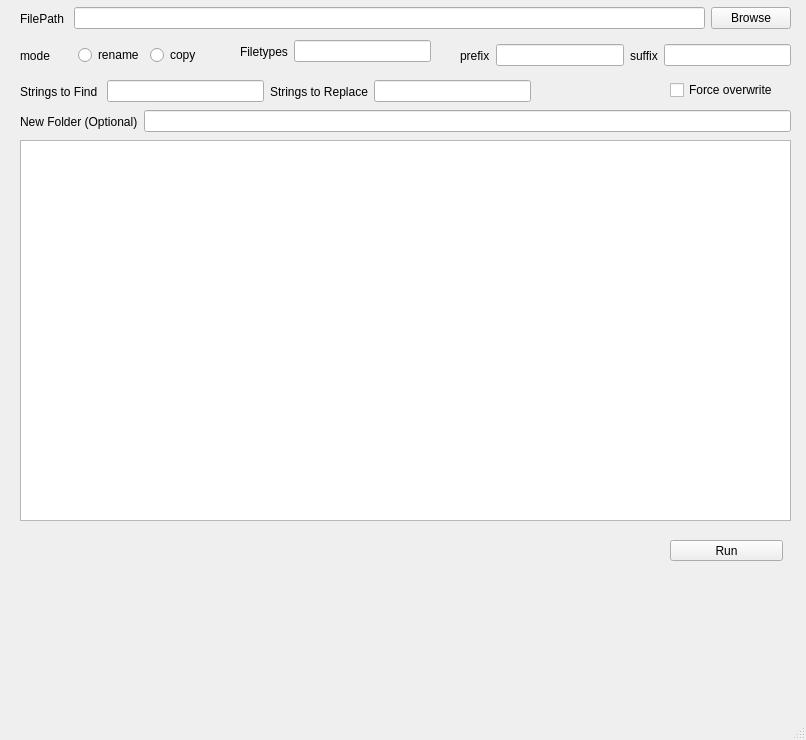
<?xml version="1.0" encoding="UTF-8"?>
<ui version="4.0">
 <class>MainWindow</class>
 <widget class="QMainWindow" name="MainWindow">
  <property name="geometry">
   <rect>
    <x>0</x>
    <y>0</y>
    <width>806</width>
    <height>740</height>
   </rect>
  </property>
  <property name="windowTitle">
   <string>MainWindow</string>
  </property>
  <widget class="QWidget" name="centralwidget">
   <widget class="QListWidget" name="listWidget">
    <property name="geometry">
     <rect>
      <x>20</x>
      <y>140</y>
      <width>771</width>
      <height>381</height>
     </rect>
    </property>
   </widget>
   <widget class="QPushButton" name="runBtn">
    <property name="geometry">
     <rect>
      <x>670</x>
      <y>540</y>
      <width>113</width>
      <height>21</height>
     </rect>
    </property>
    <property name="text">
     <string>Run</string>
    </property>
   </widget>
   <widget class="QWidget" name="verticalLayoutWidget">
    <property name="geometry">
     <rect>
      <x>20</x>
      <y>0</y>
      <width>771</width>
      <height>37</height>
     </rect>
    </property>
    <layout class="QHBoxLayout" name="horizontalLayout">
     <item>
      <widget class="QLabel" name="label_rename">
       <property name="text">
        <string>FilePath </string>
       </property>
      </widget>
     </item>
     <item>
      <widget class="QLineEdit" name="filepath"/>
     </item>
     <item>
      <widget class="QPushButton" name="browseBtn">
       <property name="text">
        <string>Browse</string>
       </property>
      </widget>
     </item>
    </layout>
   </widget>
   <widget class="QWidget" name="verticalLayoutWidget_2">
    <property name="geometry">
     <rect>
      <x>20</x>
      <y>40</y>
      <width>182</width>
      <height>31</height>
     </rect>
    </property>
    <layout class="QHBoxLayout" name="horizontalLayout_2">
     <item>
      <widget class="QLabel" name="label_2">
       <property name="text">
        <string>mode</string>
       </property>
      </widget>
     </item>
     <item>
      <widget class="QRadioButton" name="rename">
       <property name="text">
        <string>rename</string>
       </property>
      </widget>
     </item>
     <item>
      <widget class="QRadioButton" name="copy">
       <property name="maximumSize">
        <size>
         <width>300</width>
         <height>20</height>
        </size>
       </property>
       <property name="text">
        <string>copy</string>
       </property>
      </widget>
     </item>
    </layout>
   </widget>
   <widget class="QWidget" name="verticalLayoutWidget_3">
    <property name="geometry">
     <rect>
      <x>240</x>
      <y>40</y>
      <width>191</width>
      <height>23</height>
     </rect>
    </property>
    <layout class="QHBoxLayout" name="horizontalLayout_3">
     <item>
      <widget class="QLabel" name="label_filetype">
       <property name="maximumSize">
        <size>
         <width>200</width>
         <height>16777215</height>
        </size>
       </property>
       <property name="text">
        <string>Filetypes</string>
       </property>
      </widget>
     </item>
     <item>
      <widget class="QLineEdit" name="filetypes">
       <property name="maximumSize">
        <size>
         <width>200</width>
         <height>16777215</height>
        </size>
       </property>
      </widget>
     </item>
    </layout>
   </widget>
   <widget class="QWidget" name="verticalLayoutWidget_5">
    <property name="geometry">
     <rect>
      <x>460</x>
      <y>40</y>
      <width>331</width>
      <height>31</height>
     </rect>
    </property>
    <layout class="QHBoxLayout" name="horizontalLayout_4">
     <item>
      <widget class="QLabel" name="label_prefix">
       <property name="text">
        <string>prefix</string>
       </property>
      </widget>
     </item>
     <item>
      <widget class="QLineEdit" name="prefix">
       <property name="maximumSize">
        <size>
         <width>200</width>
         <height>16777215</height>
        </size>
       </property>
      </widget>
     </item>
     <item>
      <widget class="QLabel" name="label_suffix">
       <property name="text">
        <string>suffix</string>
       </property>
      </widget>
     </item>
     <item>
      <widget class="QLineEdit" name="suffix_2"/>
     </item>
    </layout>
   </widget>
   <widget class="QWidget" name="verticalLayoutWidget_4">
    <property name="geometry">
     <rect>
      <x>20</x>
      <y>80</y>
      <width>511</width>
      <height>23</height>
     </rect>
    </property>
    <layout class="QHBoxLayout" name="horizontalLayout_5">
     <item>
      <widget class="QLabel" name="label_6">
       <property name="text">
        <string>Strings to Find </string>
       </property>
      </widget>
     </item>
     <item>
      <widget class="QLineEdit" name="stringstofind">
       <property name="maximumSize">
        <size>
         <width>230</width>
         <height>16777215</height>
        </size>
       </property>
      </widget>
     </item>
     <item>
      <widget class="QLabel" name="label_7">
       <property name="text">
        <string>Strings to Replace</string>
       </property>
      </widget>
     </item>
     <item>
      <widget class="QLineEdit" name="stringstoreplace">
       <property name="maximumSize">
        <size>
         <width>200</width>
         <height>16777215</height>
        </size>
       </property>
      </widget>
     </item>
    </layout>
   </widget>
   <widget class="QWidget" name="verticalLayoutWidget_6">
    <property name="geometry">
     <rect>
      <x>20</x>
      <y>110</y>
      <width>771</width>
      <height>23</height>
     </rect>
    </property>
    <layout class="QHBoxLayout" name="horizontalLayout_6">
     <item>
      <widget class="QLabel" name="newFolderEdit">
       <property name="text">
        <string>New Folder (Optional)</string>
       </property>
      </widget>
     </item>
     <item>
      <widget class="QLineEdit" name="filepathEdit"/>
     </item>
    </layout>
   </widget>
   <widget class="QCheckBox" name="forceoverwrite">
    <property name="geometry">
     <rect>
      <x>670</x>
      <y>80</y>
      <width>131</width>
      <height>20</height>
     </rect>
    </property>
    <property name="text">
     <string>Force overwrite </string>
    </property>
   </widget>
  </widget>
  <widget class="QMenuBar" name="menubar">
   <property name="geometry">
    <rect>
     <x>0</x>
     <y>0</y>
     <width>806</width>
     <height>24</height>
    </rect>
   </property>
  </widget>
  <widget class="QStatusBar" name="statusbar"/>
 </widget>
 <resources/>
 <connections/>
</ui>
